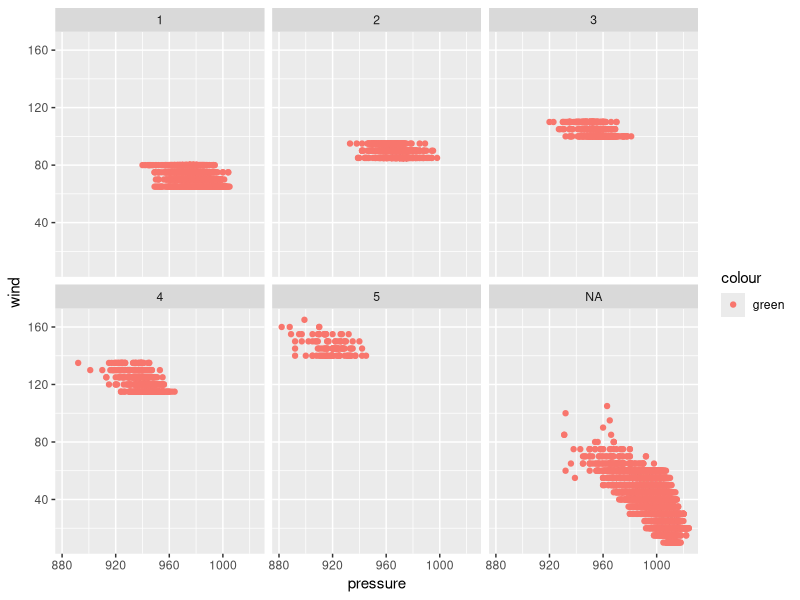

This chart was generated by the following R code:
## ---- chunk 1
library(tidyverse)
library(ggplot2)

ggplot(data=storms)+
  geom_point(mapping = aes(x = pressure, y = wind, color = 'green')) + 
  facet_wrap(~category)
  facet_grid(month~year)



## ---- chunk 2
1 + 1
## ---- chunk 3
#| echo: false
2 * 2
